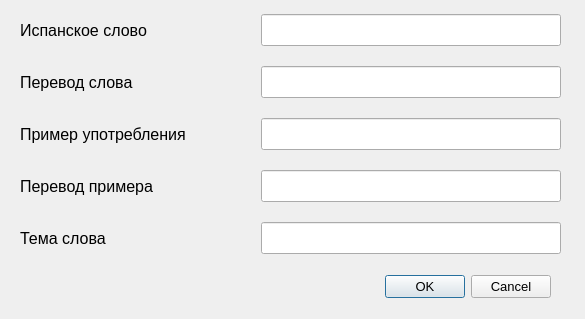
<?xml version="1.0" encoding="UTF-8"?>
<ui version="4.0">
 <class>NewWordInputDialog</class>
 <widget class="QDialog" name="NewWordInputDialog">
  <property name="geometry">
   <rect>
    <x>0</x>
    <y>0</y>
    <width>585</width>
    <height>319</height>
   </rect>
  </property>
  <property name="windowTitle">
   <string>Новое слово</string>
  </property>
  <property name="windowIcon">
   <iconset theme="QIcon::ThemeIcon::ListAdd"/>
  </property>
  <widget class="QDialogButtonBox" name="buttonBox">
   <property name="geometry">
    <rect>
     <x>210</x>
     <y>271</y>
     <width>341</width>
     <height>31</height>
    </rect>
   </property>
   <property name="font">
    <font>
     <pointsize>10</pointsize>
    </font>
   </property>
   <property name="orientation">
    <enum>Qt::Orientation::Horizontal</enum>
   </property>
   <property name="standardButtons">
    <set>QDialogButtonBox::StandardButton::Cancel|QDialogButtonBox::StandardButton::Ok</set>
   </property>
  </widget>
  <widget class="QWidget" name="gridLayoutWidget">
   <property name="geometry">
    <rect>
     <x>20</x>
     <y>0</y>
     <width>541</width>
     <height>271</height>
    </rect>
   </property>
   <layout class="QGridLayout" name="gridLayout">
    <item row="2" column="0">
     <widget class="QLabel" name="exampleLabel">
      <property name="font">
       <font>
        <pointsize>12</pointsize>
       </font>
      </property>
      <property name="text">
       <string>Пример употребления</string>
      </property>
     </widget>
    </item>
    <item row="4" column="1">
     <widget class="QLineEdit" name="topicInput">
      <property name="minimumSize">
       <size>
        <width>0</width>
        <height>32</height>
       </size>
      </property>
      <property name="maximumSize">
       <size>
        <width>300</width>
        <height>16777215</height>
       </size>
      </property>
      <property name="font">
       <font>
        <pointsize>10</pointsize>
       </font>
      </property>
     </widget>
    </item>
    <item row="3" column="0">
     <widget class="QLabel" name="exampleTranslationLabel">
      <property name="font">
       <font>
        <pointsize>12</pointsize>
       </font>
      </property>
      <property name="text">
       <string>Перевод примера</string>
      </property>
     </widget>
    </item>
    <item row="0" column="0">
     <widget class="QLabel" name="spanishWordLabel">
      <property name="font">
       <font>
        <pointsize>12</pointsize>
       </font>
      </property>
      <property name="text">
       <string>Испанское слово</string>
      </property>
     </widget>
    </item>
    <item row="1" column="1">
     <widget class="QLineEdit" name="translationInput">
      <property name="minimumSize">
       <size>
        <width>0</width>
        <height>32</height>
       </size>
      </property>
      <property name="maximumSize">
       <size>
        <width>300</width>
        <height>16777215</height>
       </size>
      </property>
      <property name="font">
       <font>
        <pointsize>10</pointsize>
       </font>
      </property>
     </widget>
    </item>
    <item row="4" column="0">
     <widget class="QLabel" name="topicLabel">
      <property name="font">
       <font>
        <pointsize>12</pointsize>
       </font>
      </property>
      <property name="text">
       <string>Тема слова</string>
      </property>
     </widget>
    </item>
    <item row="1" column="0">
     <widget class="QLabel" name="translationLabel">
      <property name="font">
       <font>
        <pointsize>12</pointsize>
       </font>
      </property>
      <property name="text">
       <string>Перевод слова</string>
      </property>
     </widget>
    </item>
    <item row="2" column="1">
     <widget class="QLineEdit" name="exampleInput">
      <property name="minimumSize">
       <size>
        <width>0</width>
        <height>32</height>
       </size>
      </property>
      <property name="maximumSize">
       <size>
        <width>300</width>
        <height>16777215</height>
       </size>
      </property>
      <property name="font">
       <font>
        <pointsize>10</pointsize>
       </font>
      </property>
     </widget>
    </item>
    <item row="3" column="1">
     <widget class="QLineEdit" name="exampleTranslationInput">
      <property name="minimumSize">
       <size>
        <width>0</width>
        <height>32</height>
       </size>
      </property>
      <property name="maximumSize">
       <size>
        <width>300</width>
        <height>16777215</height>
       </size>
      </property>
      <property name="font">
       <font>
        <pointsize>10</pointsize>
       </font>
      </property>
     </widget>
    </item>
    <item row="0" column="1">
     <widget class="QLineEdit" name="spanishWordInput">
      <property name="minimumSize">
       <size>
        <width>0</width>
        <height>32</height>
       </size>
      </property>
      <property name="maximumSize">
       <size>
        <width>300</width>
        <height>16777215</height>
       </size>
      </property>
      <property name="font">
       <font>
        <pointsize>10</pointsize>
       </font>
      </property>
     </widget>
    </item>
   </layout>
  </widget>
 </widget>
 <tabstops>
  <tabstop>spanishWordInput</tabstop>
  <tabstop>translationInput</tabstop>
  <tabstop>exampleInput</tabstop>
  <tabstop>exampleTranslationInput</tabstop>
  <tabstop>topicInput</tabstop>
 </tabstops>
 <resources/>
 <connections>
  <connection>
   <sender>buttonBox</sender>
   <signal>accepted()</signal>
   <receiver>NewWordInputDialog</receiver>
   <slot>accept()</slot>
   <hints>
    <hint type="sourcelabel">
     <x>248</x>
     <y>254</y>
    </hint>
    <hint type="destinationlabel">
     <x>157</x>
     <y>274</y>
    </hint>
   </hints>
  </connection>
  <connection>
   <sender>buttonBox</sender>
   <signal>rejected()</signal>
   <receiver>NewWordInputDialog</receiver>
   <slot>reject()</slot>
   <hints>
    <hint type="sourcelabel">
     <x>316</x>
     <y>260</y>
    </hint>
    <hint type="destinationlabel">
     <x>286</x>
     <y>274</y>
    </hint>
   </hints>
  </connection>
 </connections>
</ui>
